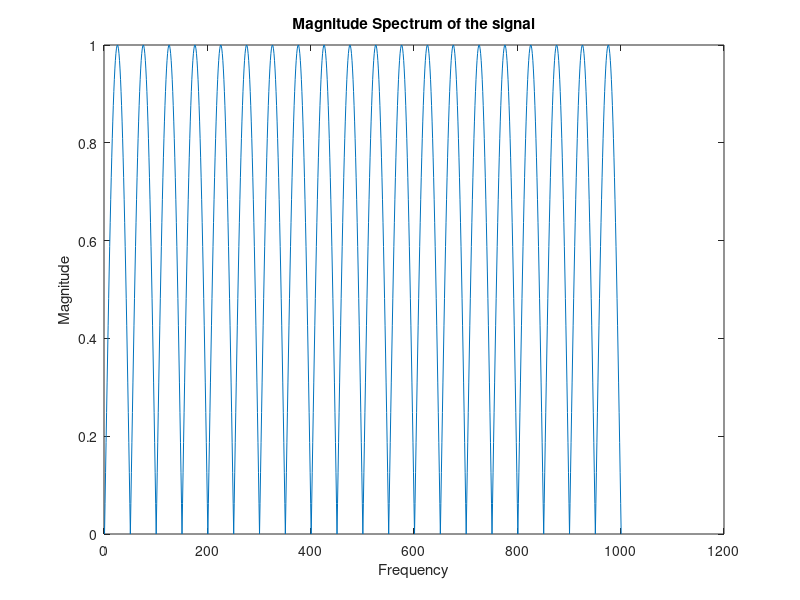

Source code (MATLAB):
Fs = 1000;
T = 1/Fs;
t = 0:T:1;
x = sin(2*pi*10*t);

% Perform FFT
X = fft(x);

abs_x = abs(x);

plot(abs_x);
xlabel('Frequency');
ylabel('Magnitude');
title('Magnitude Spectrum of the signal');
